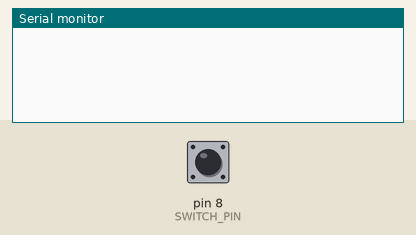
Bench run of a sketch on a simulated Arduino Uno, built with avr-gcc and run on an emulated ATmega328P. Shown: the last lines printed to the serial monitor. Inputs (shaded band) come from the test bench; at power-on: pin 8 (SWITCH_PIN) HIGH.

Above: at 1.2 s.
1.3 s: pin 8 (SWITCH_PIN) pulled LOW for 0.15 s
At 2.6 s:
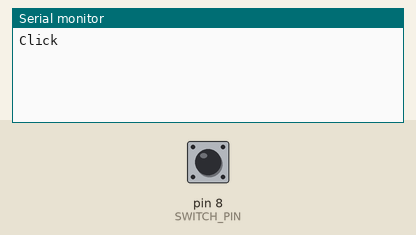
3.2 s: pin 8 (SWITCH_PIN) pulled LOW for 1 s
At 4.4 s:
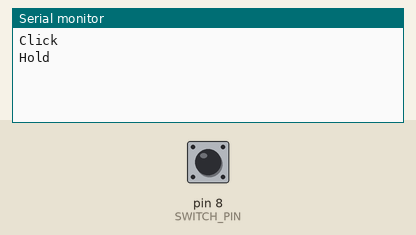
5.7 s: pin 8 (SWITCH_PIN) pulsed LOW 2 times (0.12 s each, 0.3 s apart)
At 7.5 s:
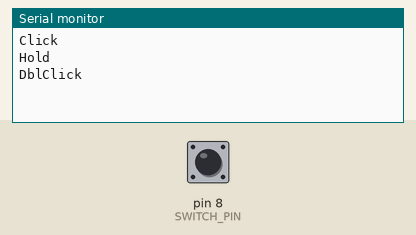

The sketch:

pedal.ino
```cpp
const int SWITCH_PIN = 8;
const long HOLD_WAIT = 700;

int clicks = 0;
int switchPressed = 0;
long firstPressed = -1;
long lastPressed;
bool isHeld = false;

void setup() {
  Serial.begin(9600);

  // sets pin to Input mode and activates the pullup resistor
  // since the switch is wired on an active high fashion
  pinMode(SWITCH_PIN, INPUT);
  digitalWrite(SWITCH_PIN, HIGH);
}

void loop() {
  // if the switch is no longer press (active HIGH)
  // we can reset the isHeld flag and wait 10 seconds
  if (digitalRead(SWITCH_PIN) == HIGH) {
    isHeld = false;
    delay(10);
  }

  // if the switch is held we don't need to detect
  // clicks because it already handled the hold
  if (isHeld) {
    return;
  }

  // if the switch is pressed, turn on the flag
  // and captures the time it was first pressed (regardless of check cycle)
  // and when it was last pressed (within this press cycle)
  if (digitalRead(SWITCH_PIN) == LOW) {
    switchPressed = 1;
    if (firstPressed == -1) {
      firstPressed = millis();
    }
    lastPressed = millis();
  }

  // how long ago it was pressed on this 250ms cycle
  long difference = millis() - lastPressed;
  if (switchPressed == 1) {
    // takes 50ms to consider a click
    if (difference > 50) {
      clicks++;
      switchPressed = 0;
    }
  }

  // how long ago it was pressed, regardless of the cycle
  long firstDiff = millis() - firstPressed;
  // if it was pressed 250ms ago or if we're holding it enough
  // to consider it a hold
  if (difference > 250 || firstDiff > HOLD_WAIT) {
    // if it was pressed for longer then the time to consider a hold
    if (firstPressed > -1 && firstDiff > HOLD_WAIT) {
      // reset the press flag and click counter
      switchPressed = 0;
      clicks = 0;

      // indicates we have a hold, and set the held flag
      Serial.println("Hold");
      isHeld = true;
    } else {
      // otherwise, if we had only one click within the cycle
      if (clicks == 1) {
        // consider it a Click
        Serial.println("Click");
      } else if (clicks == 2) {
        // if we had 2, consider it a double click
        Serial.println("DblClick");
      }
    }

    // resets the click counter and the time when it was initially pressed
    clicks = 0;
    firstPressed = -1;
  }
}
```

Measured:
- after the input at 1.3 s, the serial monitor: prints a new line after 0.40 s (image 1)
- after the input at 3.2 s, the serial monitor: prints a new line after 0.71 s (image 2)
- after the input at 5.7 s, the serial monitor: prints a new line after 0.67 s (image 3)
